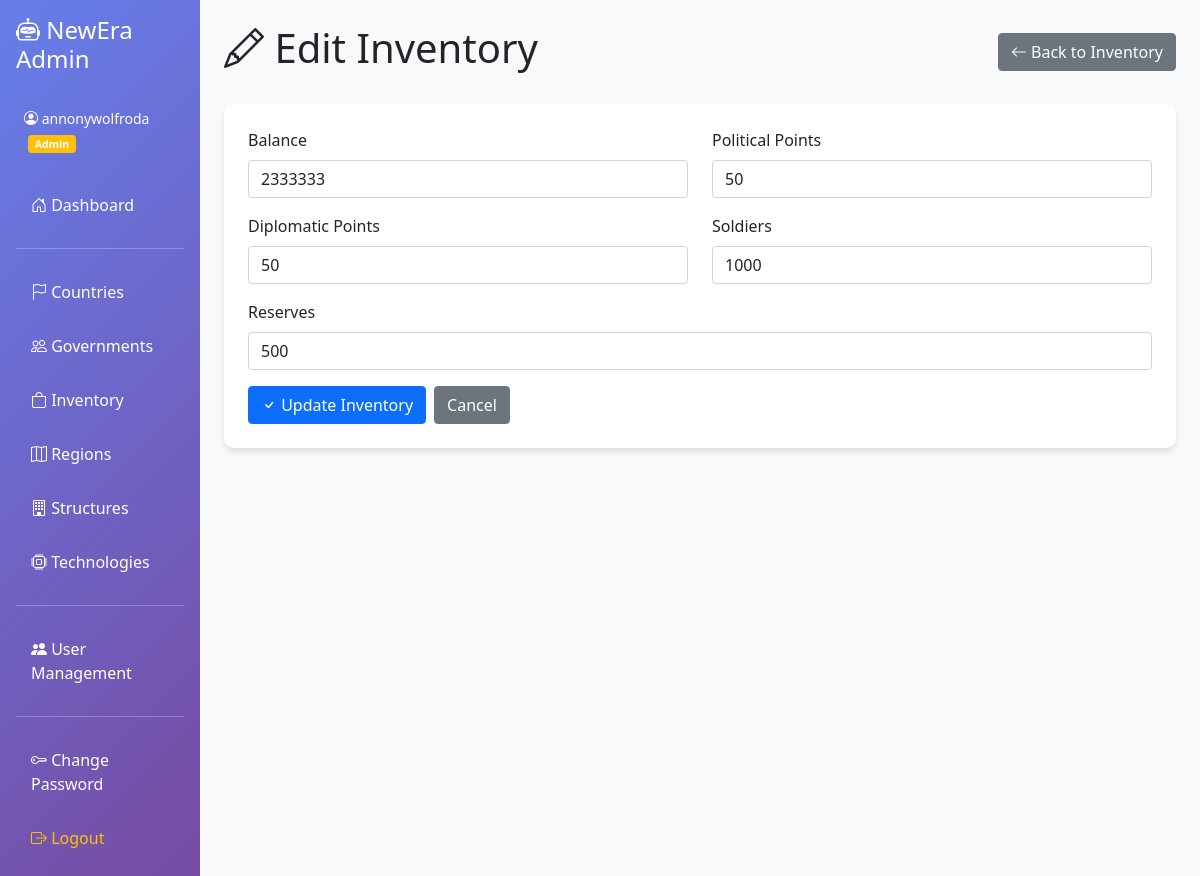
The page /inventory/edit/1 (signed in) on the database its author committed.
### admin-panel/app.py (models this page shows)
class Inventory(db.Model):
    __tablename__ = "Inventory"
    country_id = db.Column(db.String, primary_key=True)
    balance = db.Column(db.Integer, default=0, nullable=False)
    pol_points = db.Column(db.Integer, default=0, nullable=False)
    diplo_points = db.Column(db.Integer, default=0, nullable=False)
    soldiers = db.Column(db.Integer, default=0, nullable=False)
    reserves = db.Column(db.Integer, default=0, nullable=False)

### admin-panel/app.py (the view, shortened to what this page needs)
@app.route("/inventory/edit/<country_id>", methods=["GET", "POST"])
@login_required
def edit_inventory(country_id):
    inventory = Inventory.query.get_or_404(country_id)
    return render_template("edit_inventory.html", inventory=inventory)

### admin-panel/app.py (called while the page is built)
def login_required(f):
    @wraps(f)
    def decorated_function(*args, **kwargs):
        if "user_id" not in session:
            flash("Please log in to access this page.", "error")
            return redirect(url_for("login"))
        return f(*args, **kwargs)
    return decorated_function

### admin-panel/templates/edit_inventory.html (shortened to what this page needs)
{% extends "base.html" %}
{% block content %}
<div class="d-flex justify-content-between align-items-center mb-4">
  <h1><i class="bi bi-pencil"></i> Edit Inventory</h1>
  <a href="/inventory" class="btn btn-secondary">
    <i class="bi bi-arrow-left"></i> Back to Inventory
  </a>
</div>
<div class="content-card p-4">
  <form method="POST">
    <div class="row">
      <div class="col-md-6">
        <div class="mb-3">
          <label for="balance" class="form-label">Balance</label>
          <input type="number" class="form-control" id="balance" name="balance" value="{{ inventory.balance }}" min="0">
        </div>
      </div>
      <div class="col-md-6">
        <div class="mb-3">
          <label for="pol_points" class="form-label">Political Points</label>
          <input type="number" class="form-control" id="pol_points" name="pol_points" value="{{ inventory.pol_points }}" min="0">
        </div>
      </div>
    </div>
    <div class="row">
      <div class="col-md-6">
        <div class="mb-3">
          <label for="diplo_points" class="form-label">Diplomatic Points</label>
          <input type="number" class="form-control" id="diplo_points" name="diplo_points" value="{{ inventory.diplo_points }}" min="0">
        </div>
      </div>
      <div class="col-md-6">
        <div class="mb-3">
          <label for="soldiers" class="form-label">Soldiers</label>
          <input type="number" class="form-control" id="soldiers" name="soldiers" value="{{ inventory.soldiers }}" min="0">
        </div>
      </div>
    </div>
    <div class="mb-3">
      <label for="reserves" class="form-label">Reserves</label>
      <input type="number" class="form-control" id="reserves" name="reserves" value="{{ inventory.reserves }}" min="0">
    </div>
    <div class="d-flex gap-2">
      <button type="submit" class="btn btn-primary">
        <i class="bi bi-check"></i> Update Inventory
      </button>
      <a href="/inventory" class="btn btn-secondary">Cancel</a>
    </div>
  </form>
</div>
{% endblock %}

### admin-panel/templates/base.html (style rules this page uses)
.content-card { background: white; border-radius: 10px; box-shadow: 0 4px 6px rgba(0, 0, 0, 0.1); }

### rows shown on the page
Inventory: balance "2333333", pol_points "50", diplo_points "50", soldiers "1000", reserves "500"

### other values the page prints
{{ session.username }} "annonywolfroda"
